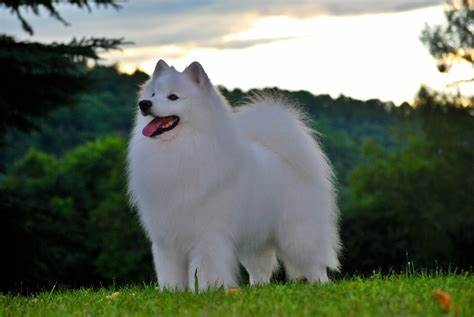
#> input picture photos/d.jpeg, 474 x 317 px
$ python histogram.py
#> lines starting #> are read from the running program, lines starting #| are printed output that depends on the picture
import cv2 as cv
import matplotlib.pyplot as plt
import numpy as np
img=cv.imread('photos/d.jpeg')
#> img is the input picture: shape (317, 474, 3); mean B, G, R 96.4, 110, 100.5
gray=cv.cvtColor(img,cv.COLOR_BGR2GRAY)
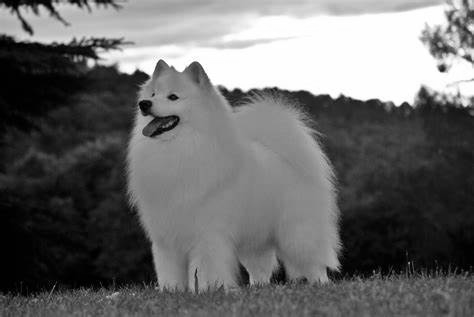
#> gray: shape (317, 474); min 0, max 255, mean 105.6
cv.imshow('dog',gray)

hist=cv.calcHist([gray],[0],None,[256],[0,256])
#> hist = 256 values, max 13042 at index 254, min 83 at index 229, mean 586.9

plt.figure()
plt.title('Grayscall histogram')
plt.xlabel('hist')
plt.ylabel('# of pixels')
plt.plot(hist)
plt.xlim([0,256])
plt.show()
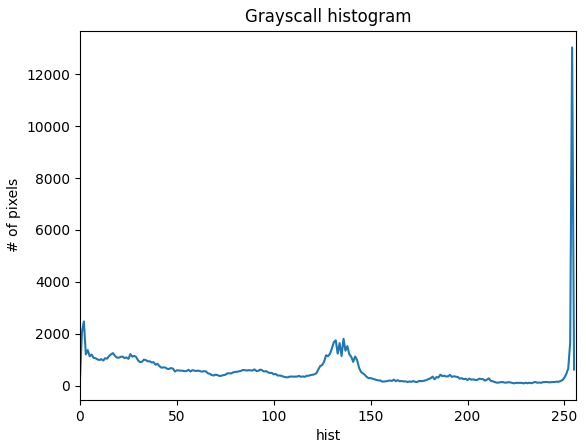
#> figure drawn by matplotlib, 1 panel; curve peaks at x = 254, y = 13042
  #color histogramm
plt.figure()
plt.title('Golors histogram')
plt.xlabel('hist')
plt.ylabel('# of pixels')
color=('b','g','r')
for i ,col in enumerate(color):
    hist=cv.calcHist([img],[i],None,[256],[0,256])
    plt.plot(hist,color=col)
    plt.xlim([0,256])
plt.show()
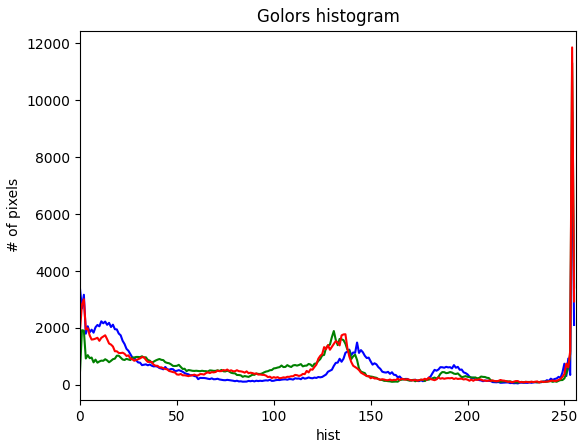
#> figure drawn by matplotlib, 1 panel; curve peaks at x = 254, y = 9590; curve peaks at x = 254, y = 11312; curve peaks at x = 254, y = 11859

$ run again, with photos/1.jpeg copied over photos/d.jpeg
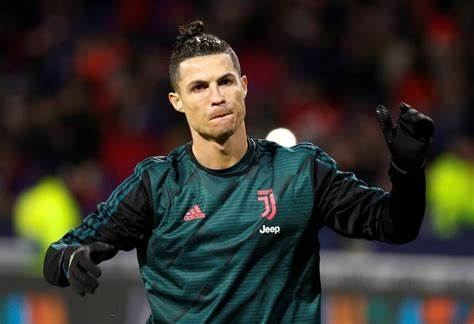
#> input picture photos/1.jpeg, 474 x 324 px
#> img is the input picture: shape (324, 474, 3); mean B, G, R 42.4, 49.4, 52.2
#> `gray=cv.cvtColor(img,cv.COLOR_BGR2GRAY)`:
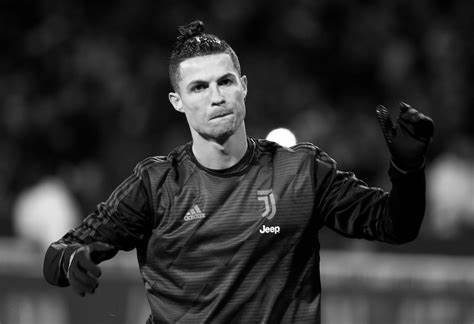
#> gray: shape (324, 474); min 0, max 255, mean 49.5
#> hist = 256 values, max 3082 at index 17, min 3 at index 240, mean 599.9
#> `plt.show()`:
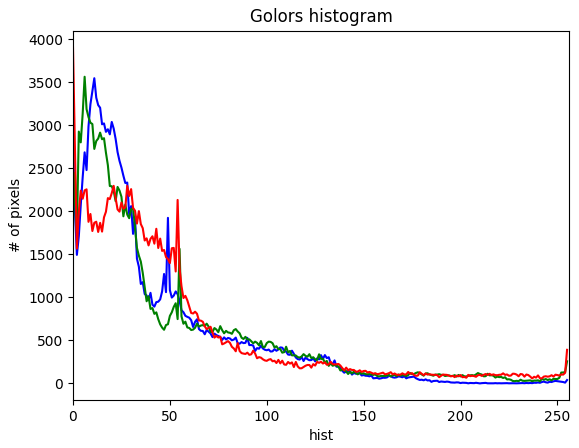
#> figure drawn by matplotlib, 1 panel; curve peaks at x = 11, y = 3546; curve peaks at x = 6, y = 3563; curve peaks at x = 0, y = 3904

$ run again, with photos/g.jpeg copied over photos/d.jpeg
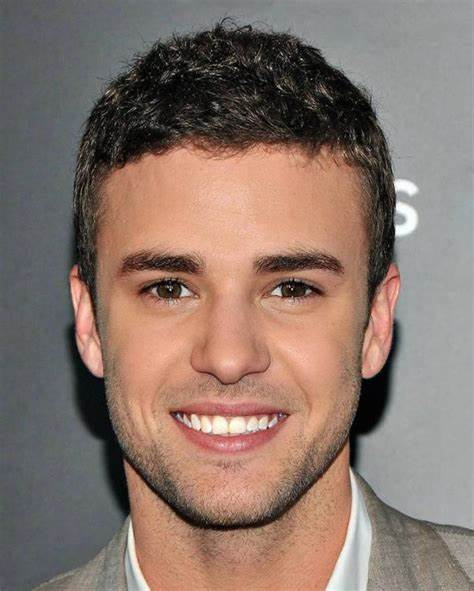
#> input picture photos/g.jpeg, 474 x 591 px
#> img is the input picture: shape (591, 474, 3); mean B, G, R 107.5, 117.2, 137.3
#> `gray=cv.cvtColor(img,cv.COLOR_BGR2GRAY)`:
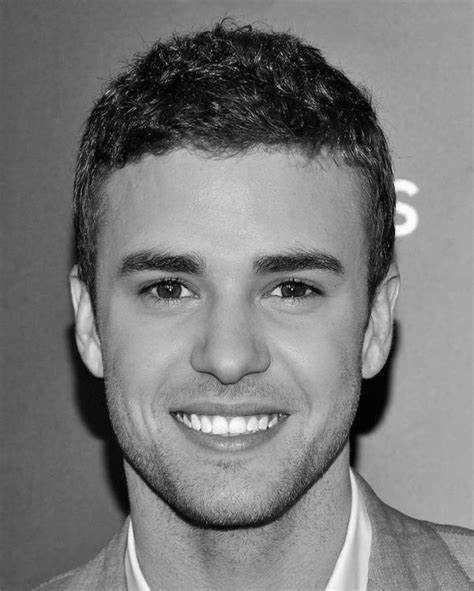
#> gray: shape (591, 474); min 0, max 255, mean 122.1
#> hist = 256 values, max 5153 at index 164, min 11 at index 255, mean 1094.3
#> `plt.show()`:
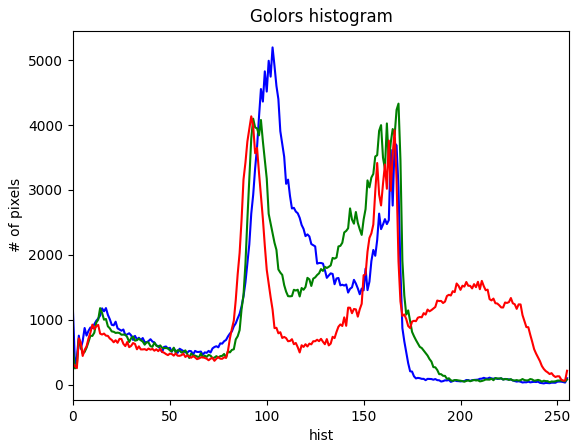
#> figure drawn by matplotlib, 1 panel; curve peaks at x = 103, y = 5197; curve peaks at x = 168, y = 4330; curve peaks at x = 92, y = 4135
